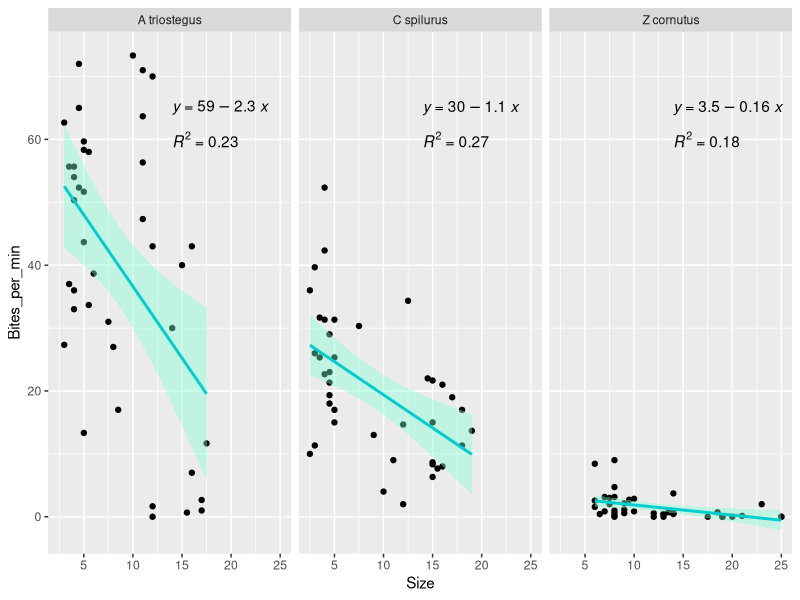
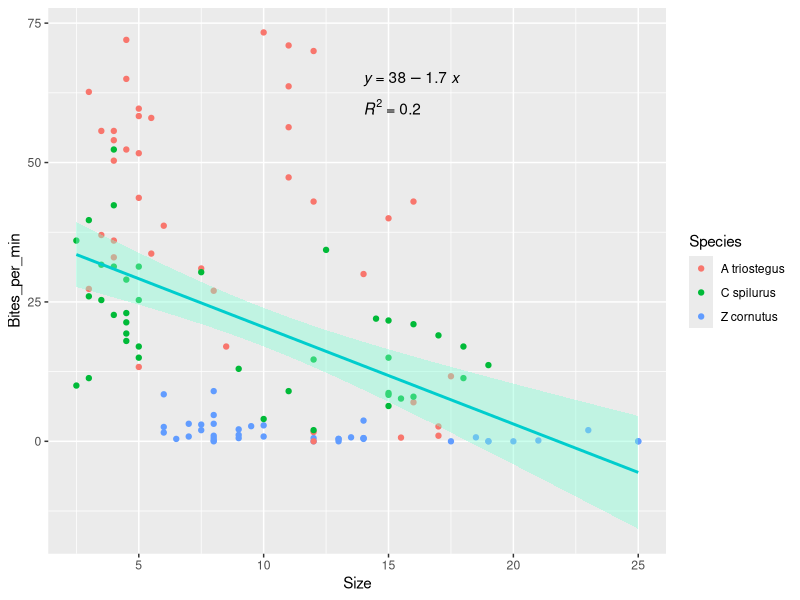
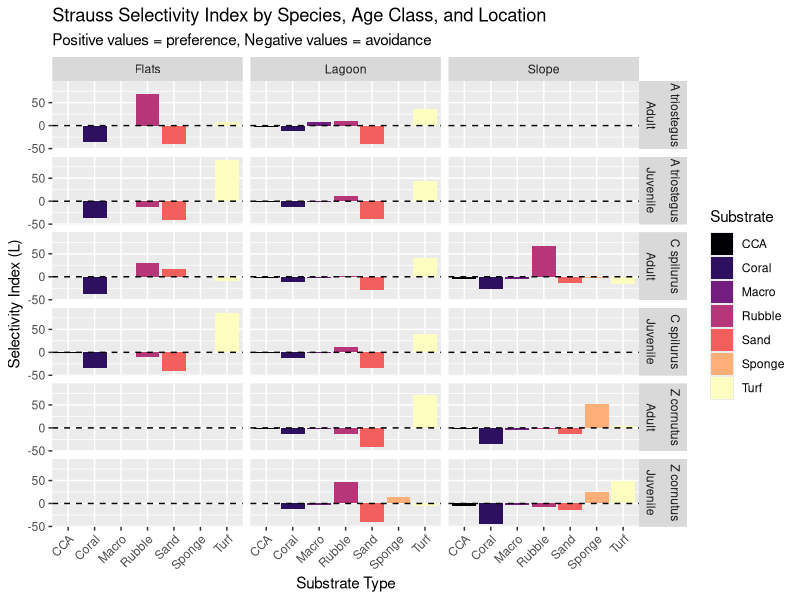
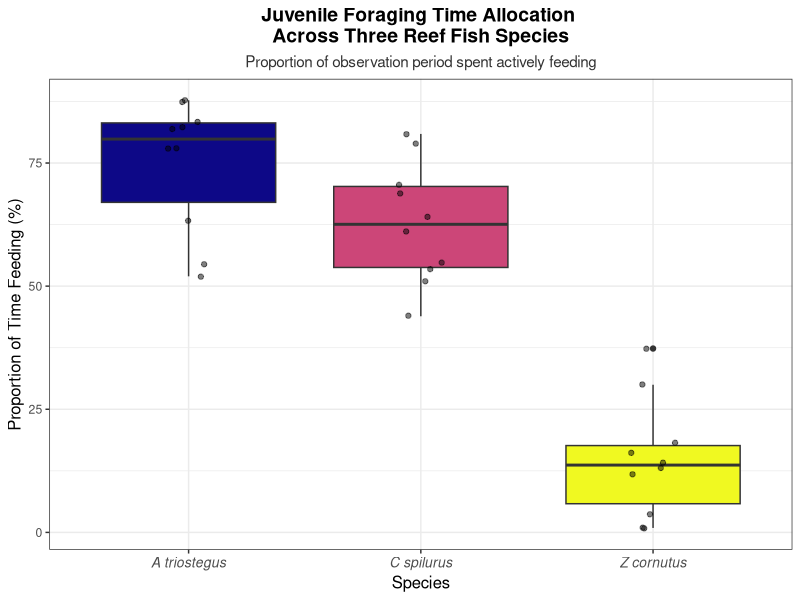
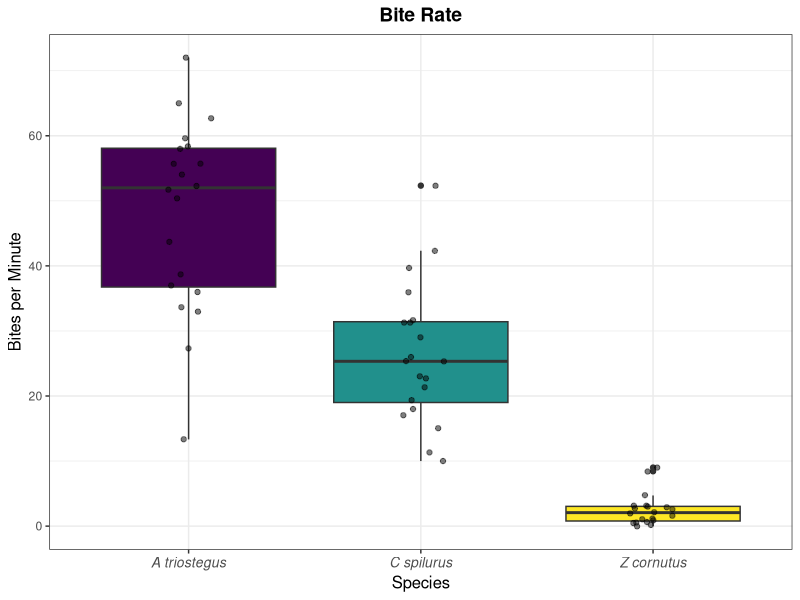
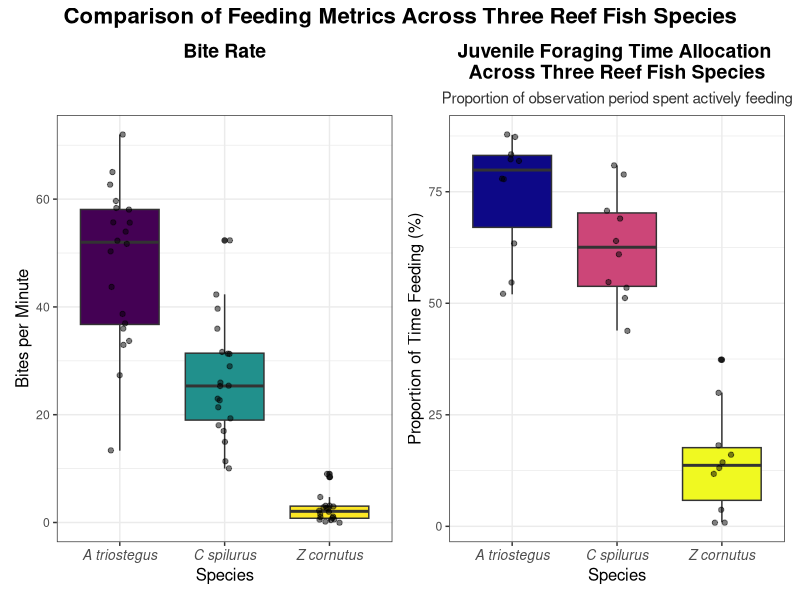
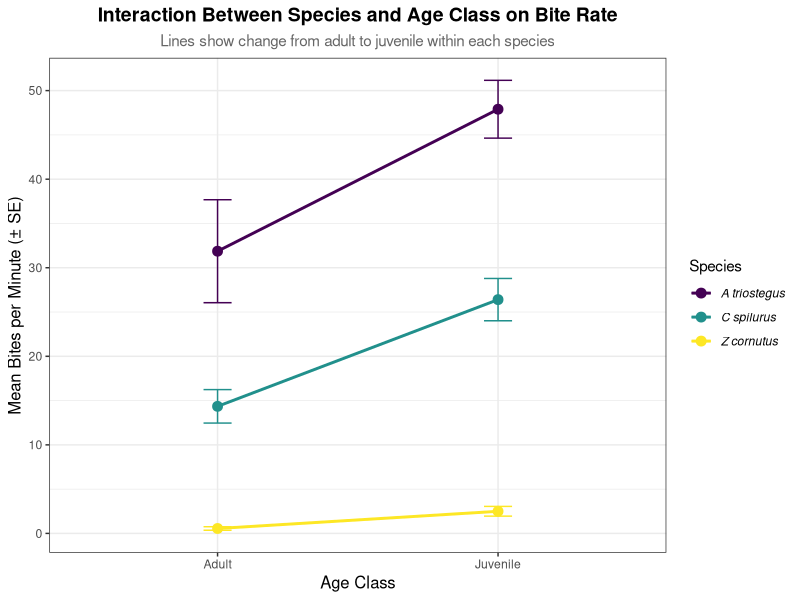
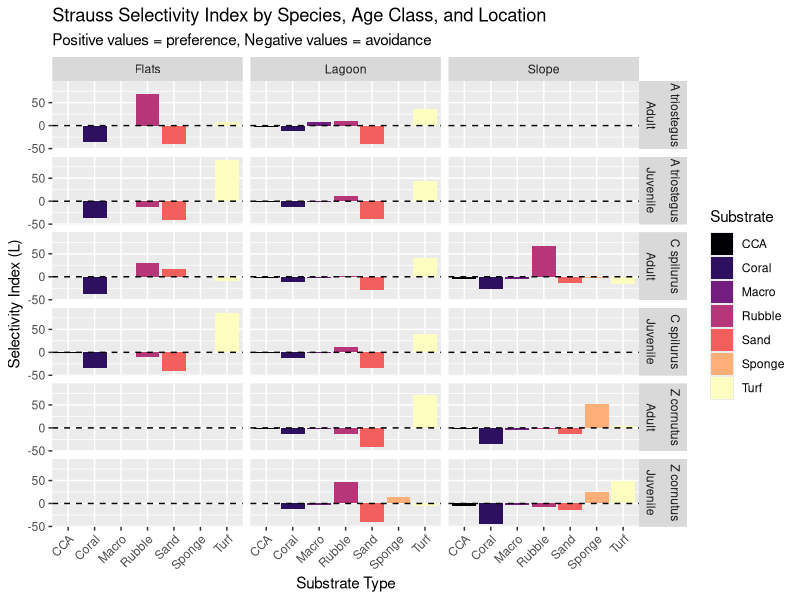

Write the R code that produced these figures, in order.
## ---- chunk 1
#| warning: false
#| message: false

library(tidyverse)
library(here)
library(ggpubr)
library(patchwork)



## ---- chunk 2
#| warning: false
#| message: false

Bites <- read_csv(here("Data", "Bite_Rates.csv")) %>%
  mutate(across(everything(), ~replace(., is.na(.), 0))) %>%
  mutate(Total_Bites = Coral_Bites + Rubble_Bites + Sand_Bites + Turf_Bites + Macro_Bites + CCA_Bites + Sponge_Bites) %>%
  mutate(Bites_per_min = case_when(
    Species %in% c("A triostegus",  "C spilurus") ~ Total_Bites / 3,
    Species == "Z cornutus" ~ Total_Bites / 7))

#######################################

Transects_raw<- read_csv(here("Data", "Transects.csv")) # read in transect data
substrate_availability<- Transects_raw %>% 
  # Select only the columns we need (column 12 has location names, 13-19 have percentages)
  # Use backticks ` ` because column names have spaces and % symbols
  select(Location = `...12`, # Column 12 (unnamed, so R calls it ...12) has "Slope", "Flat", "Lagoon"
         Coral_Avail = `% coral`, # Rename to simpler names without spaces
         Rubble_Avail = `% rubble`,
         Sand_Avail = `% sand`,
         Turf_Avail = `% turf`,
         Macro_Avail = `% macro`,
         CCA_Avail = `% CCA`,
         Sponge_Avail = `% sponge`) %>%
  filter(!is.na(Location)) %>% # Keep only rows where Location is not NA (removes all the empty rows)
  mutate(Location = case_when(Location == "Slope" ~ "S", # Change location names to match the Bites data (S, F, L instead of Slope, Flat, Lagoon)
                              Location == "Flat" ~ "F",
                              Location == "Lagoon" ~ "L"))
# view(substrate_availability)

#######################################

Time_Foraging<- read_csv(here("Data", "Time Foraging.csv")) 



# These are for when all of the transect data is inputted so we can run a Strauss Selectivity Test

Flats_Bites <- Bites %>%
  filter(Location == "F")

Slope_Bites <- Bites %>%
  filter(Location == "S")

Lagoon_Bites <- Bites %>%
  filter(Location == "L")


view(Bites)
view(Flats_Bites)
view(Slope_Bites)
view(Lagoon_Bites)
## ---- chunk 3
#| warning: false
#| message: false

LR1 <- ggplot(data = Bites, mapping = aes(x = Size, y = Bites_per_min)) +
  geom_point() +
  geom_smooth(method = "lm", se = TRUE, color = "cyan3", fill = "aquamarine") +
     stat_regline_equation(
    aes(label = ..eq.label..),
    label.x = 14, 
    label.y = 65 ) +
    stat_cor(
    aes(label = ..rr.label..),
    label.x = 14,
    label.y = 60) +
  facet_wrap(~ Species)

LR2 <- ggplot(data = Bites, mapping = aes(x = Size, y = Bites_per_min)) +
  geom_point(aes(color = Species)) +
  geom_smooth(method = "lm", se = TRUE, color = "cyan3", fill = "aquamarine") +
     stat_regline_equation(
    aes(label = ..eq.label..),
    label.x = 14, 
    label.y = 65 ) +
    stat_cor(
    aes(label = ..rr.label..),
    label.x = 14,
    label.y = 60)

LR1
LR2
## ---- chunk 4
#| warning: false
#| message: false

# Calculate Bite Proportions (What the fish are eating)
# Strauss formula: L = r - p 
# r = proportion of bites on each substrate (what they're eating)
# p = proportion available (what's there) — we have this in substrate_availability

# Calculate r
bite_proportions<- Bites %>% 
  group_by(Species, Age_Class, Location) %>%
  summarise( # sum up all bites for each substrate type within each group
    Coral_Bites = sum(Coral_Bites),
    Rubble_Bites = sum(Rubble_Bites),
    Sand_Bites = sum(Sand_Bites),
    Turf_Bites = sum(Turf_Bites),
    Macro_Bites = sum(Macro_Bites),
    CCA_Bites = sum(CCA_Bites),
    Sponge_Bites = sum(Sponge_Bites),
  Total_Bites = sum(Total_Bites), # calculate total bites acros all substrates 
  n_observations = n()) %>% # count how many fish observations are in each group 
  mutate( # calculate proportions = bites on substrate / total bites 
    Coral_Prop = (Coral_Bites / Total_Bites) * 100, # multiply by 100 to get % to match substrate_availability
    Rubble_Prop = (Rubble_Bites / Total_Bites) * 100,
    Sand_Prop = (Sand_Bites / Total_Bites) * 100,
    Turf_Prop = (Turf_Bites / Total_Bites) * 100,
    Macro_Prop = (Macro_Bites / Total_Bites) * 100,
    CCA_Prop = (CCA_Bites / Total_Bites) * 100,
    Sponge_Prop = (Sponge_Bites / Total_Bites) * 100)

#view(bite_proportions)

# Join Bite Proportions with substrate availability

strauss_data<- bite_proportions %>%
  left_join(substrate_availability, by = "Location") # connect two tables by "location" column 
# keep all rows from bite_proportions and add matching columns from substrate_availability
#view(strauss_data)

# Calculate L (strauss slectivity index) for each substrate
# L = r - p
# L = proportion of bites (what they ate) - proportion available (what was there)

strauss_results<- strauss_data %>%
  mutate(Coral_L = Coral_Prop - Coral_Avail,
         Rubble_L = Rubble_Prop - Rubble_Avail,
         Sand_L = Sand_Prop - Sand_Avail,
         Turf_L = Turf_Prop - Turf_Avail,
         Macro_L = Macro_Prop - Macro_Avail,
         CCA_L = CCA_Prop - CCA_Avail,
         Sponge_L = Sponge_Prop - Sponge_Avail)
strauss_results %>%
  select(Species, Age_Class, Location, # look at just selectivity results (L values)
         Coral_L, Rubble_L, Sand_L, Turf_L, Macro_L, CCA_L, Sponge_L)

# For reference: -value means fish avoid, +value means fish prefer
## ---- chunk 5
#| warning: false
#| message: false

# reshape data into long format for ggplot
strauss_long<- strauss_results%>%
  select(Species, Age_Class, Location,# select columns for plot
         Coral_L, Rubble_L, Sand_L, Turf_L, Macro_L, CCA_L, Sponge_L) %>%
  pivot_longer(cols = Coral_L:Sponge_L,# columns to resshape
               names_to = "Substrate", # new column name for substrate types
               values_to = "Selectivity") %>% # new column name for L values 
  mutate(Substrate = str_replace(Substrate, "_L", "")) %>% # clean substrate names ( remove "_L" from end of name)
  mutate(Location = case_when( # change location codes to full names for plot 
    Location == "F" ~ "Flats",
    Location == "L" ~ "Lagoon",
    Location == "S" ~ "Slope"))

# Plot

strauss_plot<- ggplot(data = strauss_long, # plot data 
                      aes(x = Substrate,
                          y = Selectivity,
                          fill = Substrate)) +
  geom_col()+ # bar plot
  geom_hline(yintercept = 0, linetype = "dashed", color = "black")+ # add horizontal reference line at 0 
  facet_grid(Species + Age_Class ~ Location)+ # create separate panels for each species and age class 
  scale_fill_viridis_d(option = "magma")+ # color blind friendly 
  theme(axis.text.x = element_text(angle = 45, hjust = 1))+ # rotate axis labels
  labs(title = "Strauss Selectivity Index by Species, Age Class, and Location",
       subtitle = "Positive values = preference, Negative values = avoidance",
       x = "Substrate Type",
       y = "Selectivity Index (L)",
       fill = "Substrate")
strauss_plot

ggsave(here("output", "strauss_plot.png"))
## ---- chunk 6
# comparing the substrate preference for juveniles and adults for the same species to answer hypothesis 2 better, only using preferences which came out to 3 per species

bite_proportions <- Bites %>%
  mutate(
    Coral_Prop   = (Coral_Bites   / Total_Bites) * 100,
    Rubble_Prop  = (Rubble_Bites  / Total_Bites) * 100,
    Sand_Prop    = (Sand_Bites    / Total_Bites) * 100,
    Turf_Prop    = (Turf_Bites    / Total_Bites) * 100,
    Macro_Prop   = (Macro_Bites   / Total_Bites) * 100,
    CCA_Prop     = (CCA_Bites     / Total_Bites) * 100,
    Sponge_Prop  = (Sponge_Bites  / Total_Bites) * 100
  )

# Join with substrate availability by location
strauss_data <- bite_proportions %>%
  left_join(substrate_availability, by = "Location")

# Calculate Strauss selectivity index (L = r - p) for each individual
strauss_results_indv <- strauss_data %>%
  mutate(
    Coral_L   = Coral_Prop   - Coral_Avail,
    Rubble_L  = Rubble_Prop  - Rubble_Avail,
    Sand_L    = Sand_Prop    - Sand_Avail,
    Turf_L    = Turf_Prop    - Turf_Avail,
    Macro_L   = Macro_Prop   - Macro_Avail,
    CCA_L     = CCA_Prop     - CCA_Avail,
    Sponge_L  = Sponge_Prop  - Sponge_Avail
  )

strauss_results_indv %>%
  select(Species, Age_Class, Location,
         Coral_L, Rubble_L, Sand_L, Turf_L, Macro_L, CCA_L, Sponge_L)

strauss_atrio <- strauss_results_indv %>%
  filter(Species == "A triostegus")
strauss_cspil <- strauss_results_indv %>%
  filter(Species == "C spilurus")
strauss_zcorn <- strauss_results_indv %>%
  filter(Species == "Z cornutus")

view(strauss_atrio)



t.test(Rubble_L ~ Age_Class, data = strauss_atrio)
t.test(Turf_L ~ Age_Class, data = strauss_atrio)
t.test(Macro_L ~ Age_Class, data = strauss_atrio)


t.test(Rubble_L ~ Age_Class, data = strauss_cspil)
t.test(Sand_L ~ Age_Class, data = strauss_cspil)
t.test(Turf_L ~ Age_Class, data = strauss_cspil)


t.test(Rubble_L ~ Age_Class, data = strauss_zcorn)
t.test(Turf_L ~ Age_Class, data = strauss_zcorn)
t.test(Sponge_L ~ Age_Class, data = strauss_zcorn)



## ---- chunk 7
# Let's see the mean bite rate for each species
Bites %>%
  group_by(Species) %>% # Group by species
  summarise(mean_bites = mean(Bites_per_min), # Calculate mean and standard deviation of bites per minute
            sd_bites = sd(Bites_per_min),
            n = n())

# One-way ANOVA: Does bite rate differ by species?
# aov() runs the ANOVA
# Formula format: continuous_variable ~ grouping_variable

bite_anova <- aov(Bites_per_min ~ Species, data = Bites)

# summary() shows the ANOVA results
summary(bite_anova)

# Which species are different from eachother?
# Tukey's Honest Significant Difference test
# compares every pair of species to each other

TukeyHSD(bite_anova)
## ---- chunk 8
# Two-way ANOVA: Does bite rate differ by species AND age class?
# The * between Species and Age_Class tests:
#   1. Main effect of Species
#   2. Main effect of Age_Class
#   3. Interaction between Species and Age_Class

bite_anova_2way <- aov(Bites_per_min ~ Species * Age_Class, data = Bites)

# View results
summary(bite_anova_2way)
## ---- chunk 9
# See mean bite rates for each species AND age class combination
Bites %>%
  group_by(Species, Age_Class) %>%
  summarise(
    mean_bites = mean(Bites_per_min),
    sd_bites = sd(Bites_per_min),
    n = n())
## ---- chunk 10
Time_Foraging_clean<- Time_Foraging %>% # clean the data 
  select( # Select and rename the columns
    Species,
    Size = `Size (cm)`,
    Age_Class = `Age Class`,
    Mean_Bout_Duration = `Mean Feeding Bout Duration (seconds)`,
    Bout_Frequency = `Feeding Bout Frequency (Mean per min)`,
    Prop_Time_Feeding = `Proportion of Time Feeding`)
Time_Foraging_clean

# Calculate mean proportion of time feeding for each sp- I know this is already in the data but just double checking 

Time_Foraging_clean %>%
  group_by(Species) %>%
  summarise(
    mean_prop_time = mean(Prop_Time_Feeding),
    sd_prop_time = sd(Prop_Time_Feeding),
    n = n())

# The pattern is the same as the Bite Rate data -> in table below

# Fix the spelling of C spillurus to match the Bite Rate data
Time_Foraging_clean <- Time_Foraging_clean %>%
  mutate(Species = case_when(Species == "C spillurus" ~ "C spilurus", # fix name 
    TRUE ~ Species))

# Verify the fix
Time_Foraging_clean %>%
  group_by(Species) %>%
  summarise(n = n()) # should be C spilurus w/ n=10

# One-way ANOVA: Does proportion of time feeding differ by species?
time_forage_anova <- aov(Prop_Time_Feeding ~ Species, data = Time_Foraging_clean)

# View results
summary(time_forage_anova)

# Tukey's test: Which species differ from each other?
TukeyHSD(time_forage_anova)

## ---- chunk 11
# T-test for A triostegus: Adults vs Juveniles
# t.test() compares the two age classes

t_test_atriostegus <- Bites %>%
  filter(Species == "A triostegus") %>%
  t.test(Bites_per_min ~ Age_Class, data = .) # data = . means "use the data that was piped in" 

# View result
t_test_atriostegus # results are significant 
## ---- chunk 12
# T-test for C spilurus: Adults vs Juveniles
t_test_cspil <- Bites %>%
  filter(Species == "C spilurus") %>%
  t.test(Bites_per_min ~ Age_Class, data = .)

# View result
t_test_cspil # results are significant 
## ---- chunk 13
# T-test for Z cornutus: Adults vs Juveniles
t_test_zcor<- Bites %>%
  filter(Species == "Z cornutus") %>%
  t.test(Bites_per_min ~ Age_Class, data = .)

# View result
t_test_zcor # results are significant
## ---- chunk 14
# Box plot of proportion of time feeding by species
# Box plot show the median, quartiles, and spread of data

time_forage_plot <- ggplot(data = Time_Foraging_clean, 
                            mapping = aes(x = Species, 
                                          y = Prop_Time_Feeding, 
                                          fill = Species)) +
  geom_boxplot() +
  geom_point(position = position_jitter(width = 0.1), alpha = 0.5) + # add individual data points on top of boxes and spread out 
  scale_fill_viridis_d(option = "plasma") +  # Colorblind-friendly palette
  labs(  # Add labels
    title = "Juvenile Foraging Time Allocation \nAcross Three Reef Fish Species",
    subtitle = "Proportion of observation period spent actively feeding",
    x = "Species",
    y = "Proportion of Time Feeding (%)") +
  theme_bw() +
  theme(legend.position = "none", # remove legend since species is already on x-axis
        plot.title = element_text(hjust = 0.5, face = "bold", size = 14), # center titles
        plot.subtitle = element_text(hjust = 0.5, size = 11, color = "gray20"),
    axis.title = element_text(size = 12), # make title larger
    axis.text.x = element_text(face = "italic", size = 10)) # italicize sp name 

# Display the plot
time_forage_plot
## ---- chunk 15
# Filter bite rate data to juveniles only
Bites_juveniles <- Bites %>%
  filter(Age_Class == "Juvenile")

# Box plot of bite rate by species (juveniles only)
bite_rate_plot <- ggplot(data = Bites_juveniles, 
                          mapping = aes(x = Species, 
                                        y = Bites_per_min, 
                                        fill = Species)) +
  geom_boxplot() +
  geom_point(position = position_jitter(width = 0.1), alpha = 0.5) +
  scale_fill_viridis_d(option = "viridis") +
  labs(
    title = "Bite Rate",
    x = "Species",
    y = "Bites per Minute") +
  theme_bw() +
  theme(
    legend.position = "none",
    plot.title = element_text(hjust = 0.5, face = "bold", size = 14),
    axis.title = element_text(size = 12),
    axis.text.x = element_text(face = "italic", size = 10))

# Display plot
bite_rate_plot
## ---- chunk 16
# Combine the two plots side by side

combined_plot <- bite_rate_plot + time_forage_plot +
  plot_annotation( # Add title for combined figure
    title = "Comparison of Feeding Metrics Across Three Reef Fish Species",
    theme = theme(
      plot.title = element_text(hjust = 0.5, face = "bold", size = 16)))

# Display the combined plot
combined_plot
## ---- chunk 17
# Interaction plot
# plot 2-way anova and t-test results: species differences and adult vs juvenile differences 
# calculate means and standard errors for each group

interaction_data <- Bites %>%
  group_by(Species, Age_Class) %>%  # Group by species and age class
  summarise( # Calculate mean, standard deviation, sample size, and standard error
    mean_bites = mean(Bites_per_min),
    sd_bites = sd(Bites_per_min),
    n = n(),
    se_bites = sd_bites / sqrt(n)) # Standard error = standard deviation divided by square root of n

# Look at data
interaction_data
## ---- chunk 18
# Interaction plot
interaction_plot <- ggplot(data = interaction_data, 
                            mapping = aes(x = Age_Class, 
                                          y = mean_bites, 
                                          color = Species,
                                          group = Species)) +
  geom_line(linewidth = 1) + # add lines connecting adult to juvenile for each species
  geom_point(size = 3) +  # Add points for each mean
  geom_errorbar(aes(ymin = mean_bites - se_bites, # Add error bars (mean ± standard error)
                    ymax = mean_bites + se_bites),
                width = 0.1) +
  scale_color_viridis_d(option = "viridis") + # Colorblind-friendly palette
  labs( # labels
    title = "Interaction Between Species and Age Class on Bite Rate",
    subtitle = "Lines show change from adult to juvenile within each species",
    x = "Age Class",
    y = "Mean Bites per Minute (± SE)",
    color = "Species") +
  theme_bw() +
  theme(
    plot.title = element_text(hjust = 0.5, face = "bold", size = 14),
    plot.subtitle = element_text(hjust = 0.5, size = 11, color = "gray40"),
    axis.title = element_text(size = 12),
    legend.text = element_text(face = "italic"))

# Display the plot
interaction_plot
